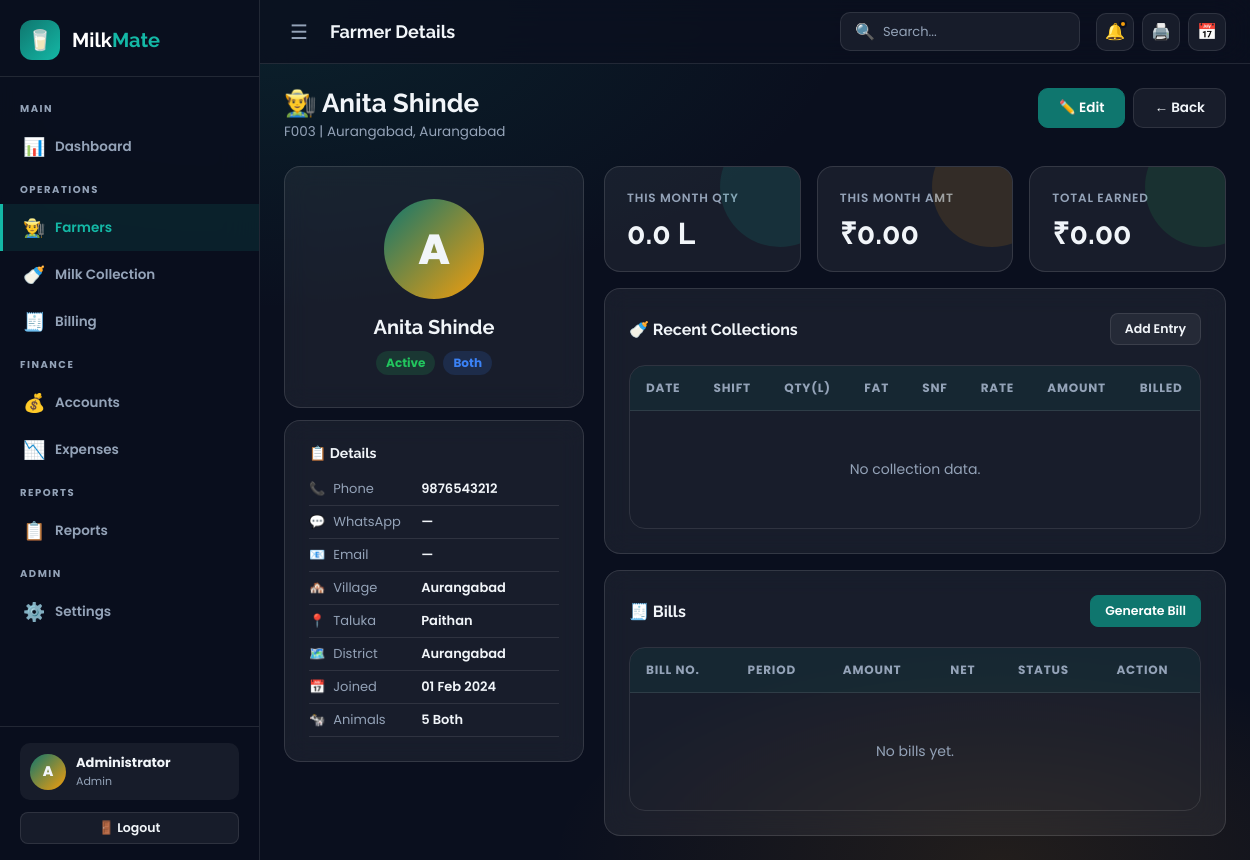
Screenshot of /modules/farmers/view.php?id=3 (signed in) with the database file from the repository.
### tables this page shows
CREATE TABLE IF NOT EXISTS `farmers` (
  `id` INT UNSIGNED AUTO_INCREMENT PRIMARY KEY,
  `farmer_code` VARCHAR(20) NOT NULL UNIQUE,
  `name` VARCHAR(100) NOT NULL,
  `name_marathi` VARCHAR(100) DEFAULT NULL,
  `phone` VARCHAR(15) NOT NULL,
  `whatsapp` VARCHAR(15) DEFAULT NULL,
  `email` VARCHAR(150) DEFAULT NULL,
  `address` TEXT NOT NULL,
  `village` VARCHAR(100) DEFAULT NULL,
  `taluka` VARCHAR(100) DEFAULT NULL,
  `district` VARCHAR(100) DEFAULT NULL,
  `bank_name` VARCHAR(100) DEFAULT NULL,
  `bank_account` VARCHAR(30) DEFAULT NULL,
  `ifsc_code` VARCHAR(20) DEFAULT NULL,
  `aadhar` VARCHAR(20) DEFAULT NULL,
  `photo` VARCHAR(255) DEFAULT NULL,
  `animal_type` ENUM('cow','buffalo','both') DEFAULT 'cow',
  `animal_count` INT DEFAULT 0,
  `joining_date` DATE NOT NULL,
  `is_active` TINYINT(1) DEFAULT 1,
  `notes` TEXT DEFAULT NULL,
  `created_by` INT UNSIGNED DEFAULT NULL,
  `created_at` TIMESTAMP DEFAULT CURRENT_TIMESTAMP,
  `updated_at` TIMESTAMP DEFAULT CURRENT_TIMESTAMP ON UPDATE CURRENT_TIMESTAMP,
  FOREIGN KEY (`created_by`) REFERENCES `users`(`id`) ON DELETE SET NULL
);

### config/app.php (called while the page is built, shortened)
<?php
function formatCurrency($a) { return '₹' . number_format($a, 2); }
?>

### modules/farmers/view.php (the view, shortened to what this page needs)
<?php
require_once dirname(dirname(__DIR__)).'/config/app.php';
$pdo = db();
$id = (int)($_GET['id']??0);
$f = $pdo->prepare("SELECT * FROM farmers WHERE id=? LIMIT 1");
$f->execute([$id]); $f=$f->fetch();
$month = date('Y-m');
$stats = $pdo->prepare("SELECT COALESCE(SUM(quantity),0) as qty, COALESCE(SUM(amount),0) as amt, COUNT(*) as entries FROM milk_collections WHERE farmer_id=? AND DATE_FORMAT(collection_date,'%Y-%m')=?");
$stats->execute([$id,$month]); $stats=$stats->fetch();
$totalAmt = $pdo->prepare("SELECT COALESCE(SUM(amount),0) FROM milk_collections WHERE farmer_id=?");
$totalAmt->execute([$id]); $totalAmt=$totalAmt->fetchColumn();
$recentCols = $pdo->prepare("SELECT * FROM milk_collections WHERE farmer_id=? ORDER BY collection_date DESC, shift LIMIT 20");
$recentCols->execute([$id]); $recentCols=$recentCols->fetchAll();
$bills = $pdo->prepare("SELECT * FROM bills WHERE farmer_id=? ORDER BY created_at DESC LIMIT 10");
$bills->execute([$id]); $bills=$bills->fetchAll();
include dirname(dirname(__DIR__)).'/includes/header.php';
?>
<div class="page-header">
  <div>
    <h1>👨‍🌾 <?=htmlspecialchars($f['name'])?></h1>
    <p class="text-muted"><?=htmlspecialchars($f['farmer_code'])?> | <?=htmlspecialchars($f['village']??'')?>, <?=htmlspecialchars($f['district']??'')?></p>
  </div>
  <div class="d-flex gap-2">
    <a href="edit.php?id=<?=$id?>" class="btn btn-primary">✏️ Edit</a>
    <a href="index.php" class="btn btn-ghost">← Back</a>
  </div>
</div>
<div style="display:grid;grid-template-columns:300px 1fr;gap:20px;" class="responsive-grid">
  <div>
    <div class="card" style="text-align:center;padding:32px;">
      <?php if($f['photo']&&file_exists(UPLOAD_PATH.$f['photo'])): ?>
      <img src="<?=UPLOAD_URL.htmlspecialchars($f['photo'])?>" style="width:100px;height:100px;border-radius:50%;object-fit:cover;border:3px solid var(--primary-light);margin-bottom:16px;">
      <?php else: ?>
      <div style="width:100px;height:100px;border-radius:50%;background:linear-gradient(135deg,var(--primary),var(--accent));display:flex;align-items:center;justify-content:center;font-size:42px;font-weight:700;margin:0 auto 16px;"><?=strtoupper(substr($f['name'],0,1))?></div>
      <?php endif; ?>
      <h2 style="font-size:20px;"><?=htmlspecialchars($f['name'])?></h2>
      <div class="d-flex gap-2 mt-3" style="justify-content:center;">
        <span class="badge badge-<?=$f['is_active']?'success':'danger'?>"><?=$f['is_active']?'Active':'Inactive'?></span>
        <span class="badge badge-info"><?=ucfirst($f['animal_type'])?></span>
      </div>
    </div>
    <div class="card mt-3">
      <h3 style="font-size:14px;margin-bottom:12px;">📋 Details</h3>
      <?php $details=[['📞','Phone',$f['phone']],['💬','WhatsApp',$f['whatsapp']??'—'],['📧','Email',$f['email']??'—'],['🏘️','Village',$f['village']??'—'],['📍','Taluka',$f['taluka']??'—'],['🗺️','District',$f['district']??'—'],['📅','Joined',formatDate($f['joining_date'])],['🐄','Animals',$f['animal_count'].' '.ucfirst($f['animal_type'])]]; ?>
      <?php foreach($details as [$ic,$lb,$vl]): ?>
      <div style="display:flex;gap:8px;padding:6px 0;border-bottom:1px solid var(--border);font-size:13px;">
        <span><?=$ic?></span><span class="text-muted" style="width:80px;flex-shrink:0;"><?=$lb?></span><span style="font-weight:500;"><?=htmlspecialchars($vl)?></span>
      </div>
      <?php endforeach; ?>
    </div>
  </div>
  <div>
    <div class="stat-grid mb-4" style="grid-template-columns:repeat(3,1fr);">
      <div class="stat-card teal"><div class="stat-label">This Month Qty</div><div class="stat-value"><?=number_format($stats['qty'],1)?> L</div></div>
      <div class="stat-card amber"><div class="stat-label">This Month Amt</div><div class="stat-value"><?=formatCurrency($stats['amt'])?></div></div>
      <div class="stat-card green"><div class="stat-label">Total Earned</div><div class="stat-value"><?=formatCurrency($totalAmt)?></div></div>
    </div>
    <div class="card mb-4">
      <div class="card-header"><h3 class="card-title">🍼 Recent Collections</h3><a href="<?=APP_URL?>/modules/collections/index.php" class="btn btn-ghost btn-sm">Add Entry</a></div>
      <div class="table-wrapper">
        <table><thead><tr><th>Date</th><th>Shift</th><th>Qty(L)</th><th>FAT</th><th>SNF</th><th>Rate</th><th>Amount</th><th>Billed</th></tr></thead>
        <tbody>
          <?php if(empty($recentCols)): ?><tr><td colspan="8" class="table-empty">No collection data.</td></tr>
          <?php else: foreach($recentCols as $c): ?>
          <tr><td><?=formatDate($c['collection_date'])?></td><td><?=ucfirst($c['shift'])?></td><td><?=number_format($c['quantity'],2)?></td><td><?=number_format($c['fat'],2)?></td><td><?=number_format($c['snf'],2)?></td><td><?=formatCurrency($c['rate'])?></td><td style="font-weight:600;"><?=formatCurrency($c['amount'])?></td><td><?=$c['is_billed']?'<span class="badge badge-success">Yes</span>':'<span class="badge badge-warning">No</span>'?></td></tr>
          <?php endforeach; endif; ?>
        </tbody></table>
      </div>
    </div>
    <div class="card">
      <div class="card-header"><h3 class="card-title">🧾 Bills</h3><a href="<?=APP_URL?>/modules/billing/generate.php?farmer_id=<?=$id?>" class="btn btn-primary btn-sm">Generate Bill</a></div>
      <div class="table-wrapper">
        <table><thead><tr><th>Bill No.</th><th>Period</th><th>Amount</th><th>Net</th><th>Status</th><th>Action</th></tr></thead>
        <tbody>
          <?php if(empty($bills)): ?><tr><td colspan="6" class="table-empty">No bills yet.</td></tr>
          <?php else: foreach($bills as $b): ?>
          <tr><td><?=htmlspecialchars($b['bill_number'])?></td><td style="font-size:12px;"><?=formatDate($b['period_from'])?> – <?=formatDate($b['period_to'])?></td><td><?=formatCurrency($b['total_amount'])?></td><td style="font-weight:700;"><?=formatCurrency($b['net_amount'])?></td>
          <td><span class="badge badge-<?=$b['payment_status']==='paid'?'success':($b['payment_status']==='partial'?'warning':'danger')?>"><?=ucfirst($b['payment_status'])?></span></td>
          <td><a href="<?=APP_URL?>/modules/billing/view.php?id=<?=$b['id']?>" class="btn btn-ghost btn-sm">View</a></td></tr>
          <?php endforeach; endif; ?>
        </tbody></table>
      </div>
    </div>
  </div>
</div>
<?php include dirname(dirname(__DIR__)).'/includes/footer.php'; ?>

### assets/css/app.css (style rules this page uses)
:root { --primary: #0f766e; --primary-light: #14b8a6; --primary-dark: #0d5c56; --accent: #f59e0b; --accent-dark: #d97706; --danger: #ef4444; --success: #22c55e; --warning: #f59e0b; --info: #3b82f6; --bg-dark: #0a0f1e; --bg-card: rgba(255,255,255,0.05); --sidebar-w: 260px; --sidebar-collapsed: 70px; --navbar-h: 64px; --text-primary: #f1f5f9; --text-secondary: #94a3b8; --border: rgba(255,255,255,0.1); --glass: rgba(255,255,255,0.06); --glass-border: rgba(255,255,255,0.12); --shadow: 0 8px 32px rgba(0,0,0,0.4); --radius: 16px; --radius-sm: 10px; --transition: 0.25s ease; }
*, *::before, *::after { box-sizing: border-box; margin: 0; padding: 0; }
html { scroll-behavior: smooth; }
body { font-family: 'Poppins', sans-serif; font-weight: 400; background: var(--bg-dark); color: var(--text-primary); min-height: 100vh; overflow-x: hidden; background-image: radial-gradient(ellipse 80% 60% at 20% 0%, rgba(15,118,110,0.18) 0%, transparent 60%), radial-gradient(ellipse 60% 40% at 80% 100%, rgba(245,158,11,0.10) 0%, transparent 60%); }
h1,h2,h3,h4,h5,h6 { font-family: 'Raleway', sans-serif; font-weight: 700; }
a { text-decoration: none; color: inherit; }
.page-header { margin-bottom: 24px; display: flex; align-items: flex-start; justify-content: space-between; flex-wrap: wrap; gap: 12px; }
.page-header h1 { font-size: 26px; }
.page-header p { color: var(--text-secondary); font-size: 13.5px; margin-top: 4px; }
.card { background: var(--glass); border: 1px solid var(--glass-border); border-radius: var(--radius); backdrop-filter: blur(12px); padding: 24px; transition: transform var(--transition), box-shadow var(--transition), border-color var(--transition); }
.card-header { display: flex; align-items: center; justify-content: space-between; margin-bottom: 20px; }
.card-title { font-family: 'Raleway',sans-serif; font-weight: 700; font-size: 16px; }
.stat-grid { display: grid; grid-template-columns: repeat(auto-fill, minmax(220px,1fr)); gap: 16px; }
.stat-card { background: var(--glass); border: 1px solid var(--glass-border); border-radius: var(--radius); padding: 22px; display: flex; flex-direction: column; gap: 12px; position: relative; overflow: hidden; cursor: default; transition: all var(--transition); }
.stat-card::before { content: ''; position: absolute; top: -40px; right: -40px; width: 120px; height: 120px; border-radius: 50%; opacity: 0.12; transition: transform var(--transition); }
.stat-card.teal::before { background: var(--primary-light); }
.stat-card.amber::before { background: var(--accent); }
.stat-card.green::before { background: var(--success); }
.stat-label { font-size: 12px; font-weight: 500; color: var(--text-secondary); text-transform: uppercase; letter-spacing: 0.8px; }
.stat-value { font-family: 'Raleway',sans-serif; font-size: 30px; font-weight: 700; line-height: 1; }
.btn { display: inline-flex; align-items: center; gap: 8px; padding: 9px 20px; border-radius: var(--radius-sm); font-family: 'Poppins',sans-serif; font-size: 13.5px; font-weight: 500; border: 1px solid transparent; cursor: pointer; transition: all var(--transition); white-space: nowrap; }
.btn-primary { background: var(--primary); color: #fff; border-color: var(--primary); }
.btn-ghost { background: var(--glass); color: var(--text-primary); border-color: var(--border); }
.btn-sm { padding: 6px 14px; font-size: 12.5px; border-radius: 8px; }
.table-wrapper { overflow-x: auto; border-radius: var(--radius); border: 1px solid var(--border); }
table { width: 100%; border-collapse: collapse; }
thead th { background: rgba(15,118,110,0.12); padding: 13px 16px; text-align: left; font-size: 12px; font-weight: 600; color: var(--text-secondary); text-transform: uppercase; letter-spacing: 0.8px; white-space: nowrap; }
tbody td { padding: 13px 16px; font-size: 13.5px; border-top: 1px solid var(--border); vertical-align: middle; }
tbody tr { transition: background var(--transition); }
.table-empty { text-align: center; color: var(--text-secondary); padding: 48px !important; font-size: 14px; }
.badge { display: inline-flex; align-items: center; gap: 5px; padding: 3px 10px; border-radius: 99px; font-size: 12px; font-weight: 600; }
.badge-success { background: rgba(34,197,94,0.15); color: var(--success); }
.badge-info { background: rgba(59,130,246,0.15); color: var(--info); }
.text-muted { color: var(--text-secondary); }
.d-flex { display: flex; }
.gap-2 { gap: 8px; }
.mt-3 { margin-top: 12px; }
.mb-4 { margin-bottom: 16px; }

### rows the page displays
farmers: name "Anita Shinde", farmer_code "F003", village "Aurangabad", district "Aurangabad", name "A", animal_type "Both"

### other values shown
substr($_SESSION['name'] ?? 'U', 0, 1) "A"
$_SESSION['name'] "Administrator"
$_SESSION['role'] "Admin"
$pageTitle "Farmer Details"
$ic "📞"
$lb "Phone"
$vl "9876543212"
$ic "💬"
$lb "WhatsApp"
$vl "—"
$ic "📧"
$lb "Email"
$ic "🏘️"
$lb "Village"
$vl "Aurangabad"
